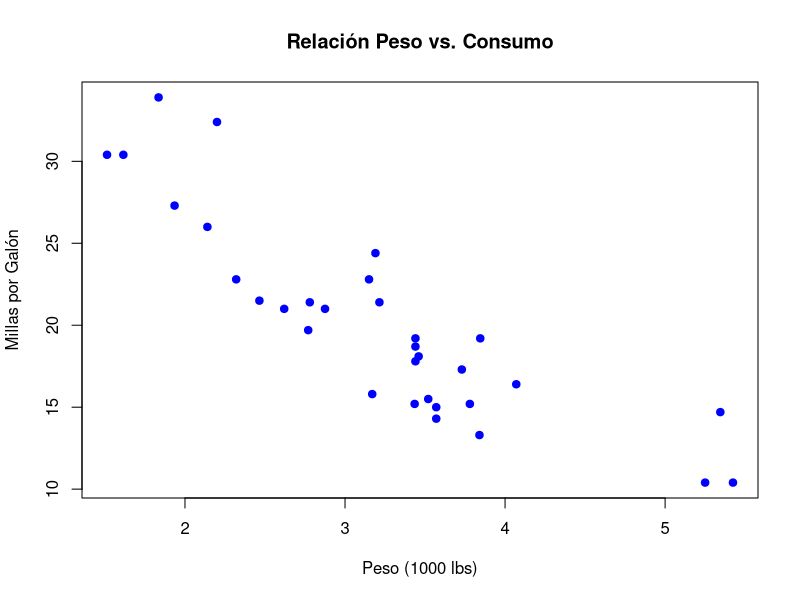
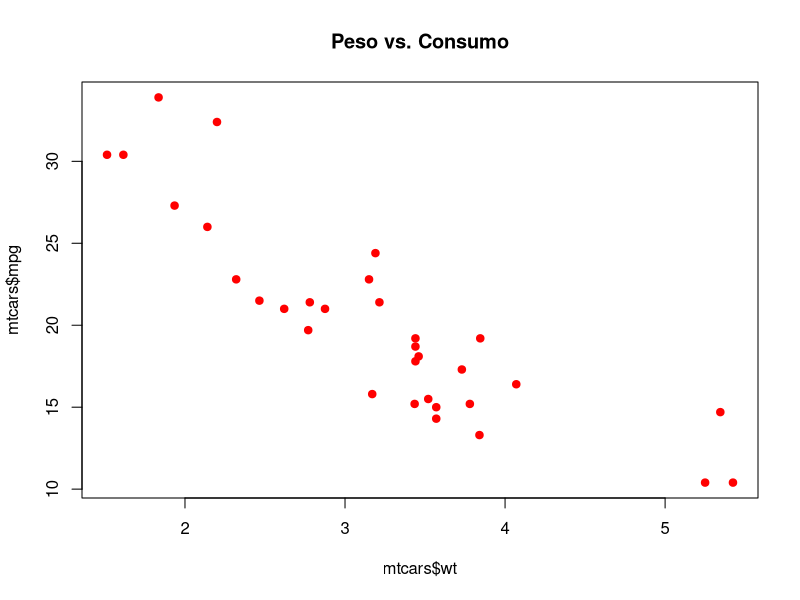

Write R code to recreate these figures, in order.
print("Resumen de los datos:")
summary(mtcars$mpg)

plot(x = mtcars$wt, 
     y = mtcars$mpg,
     main = "Relación Peso vs. Consumo",
     xlab = "Peso (1000 lbs)",
     ylab = "Millas por Galón",
     col = "blue",
     pch = 19)


png("grafico_consumo.png")
plot(x = mtcars$wt, y = mtcars$mpg, main = "Peso vs. Consumo", col = "red", pch = 19)
dev.off()